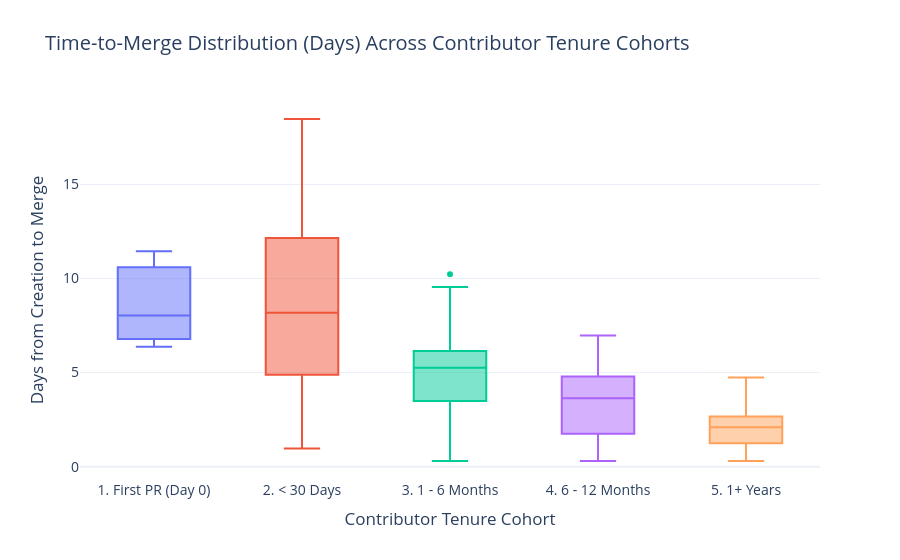

Notebook code cell kept with this figure:
### Markdown cell above
### 4. Turnaround Velocity: Time-to-Merge Distribution (Days)

Box plot showing the distribution of duration (in days) from pull request creation to merge across contributor tenure cohorts.
New-ish contributors typically experience longer review cycles compared to veterans.

### Code cell
merged_df = df[df["is_merged"]].sort_values("tenure_cohort")

fig_box = px.box(
    merged_df,
    x="tenure_cohort",
    y="merge_duration_days",
    color="tenure_cohort",
    points="outliers",
    title="Time-to-Merge Distribution (Days) Across Contributor Tenure Cohorts",
    labels={"tenure_cohort": "Tenure Cohort", "merge_duration_days": "Duration to Merge (Days)"},
    template="plotly_white"
)

fig_box.update_layout(
    xaxis_title="Contributor Tenure Cohort",
    yaxis_title="Days from Creation to Merge",
    font=dict(size=14),
    showlegend=False
)

fig_box.show()

### Figure 1 — Plotly figure (JSON) as saved in the notebook; plotly's stock layout.template omitted (floating-point values rounded to 4 significant figures)
{"data": [{"alignmentgroup": "True", "boxpoints": "outliers", "hovertemplate": "Tenure Cohort=%{x}<br>Duration to Merge (Days)=%{y}<extra></extra>", "legendgroup": "1. First PR (Day 0)", "marker": {"color": "#636efa"}, "name": "1. First PR (Day 0)", "notched": false, "offsetgroup": "1. First PR (Day 0)", "orientation": "v", "showlegend": true, "x": ["1. First PR (Day 0)", "1. First PR (Day 0)", "1. First PR (Day 0)"], "x0": " ", "xaxis": "x", "y": [8.038, 6.371, 11.45], "y0": " ", "yaxis": "y", "type": "box"}, {"alignmentgroup": "True", "boxpoints": "outliers", "hovertemplate": "Tenure Cohort=%{x}<br>Duration to Merge (Days)=%{y}<extra></extra>", "legendgroup": "2. < 30 Days", "marker": {"color": "#EF553B"}, "name": "2. < 30 Days", "notched": false, "offsetgroup": "2. < 30 Days", "orientation": "v", "showlegend": true, "x": ["2. < 30 Days", "2. < 30 Days", "2. < 30 Days", "2. < 30 Days", "2. < 30 Days", "2. < 30 Days", "2. < 30 Days", "2. < 30 Days", "2. < 30 Days", "2. < 30 Days", "2. < 30 Days", "2. < 30 Days", "2. < 30 Days", "2. < 30 Days", "2. < 30 Days", "2. < 30 Days", "2. < 30 Days", "2. < 30 Days", "2. < 30 Days", "2. < 30 Days", "2. < 30 Days", "2. < 30 Days", "2. < 30 Days", "2. < 30 Days", "2. < 30 Days", "2. < 30 Days", "2. < 30 Days", "2. < 30 Days", "2. < 30 Days", "2. < 30 Days", "2. < 30 Days", "2. < 30 Days", "2. < 30 Days", "2. < 30 Days", "2. < 30 Days", "2. < 30 Days", "2. < 30 Days", "2. < 30 Days", "2. < 30 Days", "2. < 30 Days", "2. < 30 Days", "2. < 30 Days", "2. < 30 Days", "2. < 30 Days", "2. < 30 Days", "2. < 30 Days", "2. < 30 Days", "2. < 30 Days", "2. < 30 Days", "2. < 30 Days", "2. < 30 Days", "2. < 30 Days", "2. < 30 Days", "2. < 30 Days", "2. < 30 Days", "2. < 30 Days", "2. < 30 Days", "2. < 30 Days", "2. < 30 Days", "2. < 30 Days", "2. < 30 Days", "2. < 30 Days", "2. < 30 Days", "2. < 30 Days", "2. < 30 Days", "2. < 30 Days", "2. < 30 Days", "2. < 30 Days", "2. < 30 Days", "2. < 30 Days", "2. < 30 Days", "2. < 30 Days", "2. < 30 Days", "2. < 30 Days", "2. < 30 Days", "2. < 30 Days", "2. < 30 Days", "2. < 30 Days", "2. < 30 Days", "2. < 30 Days", "2. < 30 Days", "2. < 30 Days", "2. < 30 Days", "2. < 30 Days", "2. < 30 Days", "2. < 30 Days", "2. < 30 Days", "2. < 30 Days", "2. < 30 Days", "2. < 30 Days", "2. < 30 Days", "2. < 30 Days", "2. < 30 Days", "2. < 30 Days", "2. < 30 Days", "2. < 30 Days", "2. < 30 Days", "2. < 30 Days", "2. < 30 Days", "2. < 30 Days", "2. < 30 Days", "2. < 30 Days", "2. < 30 Days", "2. < 30 Days", "2. < 30 Days", "2. < 30 Days", "2. < 30 Days", "2. < 30 Days", "2. < 30 Days", "2. < 30 Days", "2. < 30 Days", "2. < 30 Days"], "x0": " ", "xaxis": "x", "y": [11.42, 3.879, 16.33, 11.44, 12.75, 7.352, 8.704, 14.64, 14.3, 15.92, 9.955, 3.526, 18.48, 7.011, 16.94, 4.954, 11.57, 8.075, 12.06, 6.312, 16.49, 16.28, 13.47, 17.45, 0.9624, 4.562, 5.631, 4.094, 10.36, 12.06, 3.769, 3.987, 4.674, 6.881, 13.93, 10.77, 14.17, 12.9, 5.829, 5.808, 12.25, 9.009, 16.4, 7.121, 13.73, 14.52, 2.945, 2.9, 13.02, 14.22, 8.906, 8.984, 10.65, 13.94, 11.4, 14.21, 9.181, 7.683, 10.81, 12.94, 17.84, 15.45, 11.74, 3.683, 3.507, 6.769, 5.11, 6.609, 5.023, 4.836, 9.541, 2.565, 7.549, 3.255, 11.04, 11.4, 8.682, 3.738, 5.87, 6.12, 10.31, 5.834, 11.77, 4.889, 3.123, 4.662, 4.039, 8.295, 4.874, 4.15, 13.77, 5.405, 2.937, 6.198, 8.361, 1.139, 11.1, 13.03, 7.472, 4.165, 3.369, 3.666, 3.672, 9.037, 2.641, 6.363, 7.01, 13.65, 7.399, 6.672, 11.31, 6.009], "y0": " ", "yaxis": "y", "type": "box"}, {"alignmentgroup": "True", "boxpoints": "outliers", "hovertemplate": "Tenure Cohort=%{x}<br>Duration to Merge (Days)=%{y}<extra></extra>", "legendgroup": "3. 1 - 6 Months", "marker": {"color": "#00cc96"}, "name": "3. 1 - 6 Months", "notched": false, "offsetgroup": "3. 1 - 6 Months", "orientation": "v", "showlegend": true, "x": ["3. 1 - 6 Months", "3. 1 - 6 Months", "3. 1 - 6 Months", "3. 1 - 6 Months", "3. 1 - 6 Months", "3. 1 - 6 Months", "3. 1 - 6 Months", "3. 1 - 6 Months", "3. 1 - 6 Months", "3. 1 - 6 Months", "3. 1 - 6 Months", "3. 1 - 6 Months", "3. 1 - 6 Months", "3. 1 - 6 Months", "3. 1 - 6 Months", "3. 1 - 6 Months", "3. 1 - 6 Months", "3. 1 - 6 Months", "3. 1 - 6 Months", "3. 1 - 6 Months", "3. 1 - 6 Months", "3. 1 - 6 Months", "3. 1 - 6 Months", "3. 1 - 6 Months", "3. 1 - 6 Months", "3. 1 - 6 Months", "3. 1 - 6 Months", "3. 1 - 6 Months", "3. 1 - 6 Months", "3. 1 - 6 Months", "3. 1 - 6 Months", "3. 1 - 6 Months", "3. 1 - 6 Months", "3. 1 - 6 Months", "3. 1 - 6 Months", "3. 1 - 6 Months", "3. 1 - 6 Months", "3. 1 - 6 Months", "3. 1 - 6 Months", "3. 1 - 6 Months", "3. 1 - 6 Months", "3. 1 - 6 Months", "3. 1 - 6 Months", "3. 1 - 6 Months", "3. 1 - 6 Months", "3. 1 - 6 Months", "3. 1 - 6 Months", "3. 1 - 6 Months", "3. 1 - 6 Months", "3. 1 - 6 Months", "3. 1 - 6 Months", "3. 1 - 6 Months", "3. 1 - 6 Months", "3. 1 - 6 Months", "3. 1 - 6 Months", "3. 1 - 6 Months", "3. 1 - 6 Months", "3. 1 - 6 Months", "3. 1 - 6 Months", "3. 1 - 6 Months", "3. 1 - 6 Months", "3. 1 - 6 Months", "3. 1 - 6 Months", "3. 1 - 6 Months", "3. 1 - 6 Months", "3. 1 - 6 Months", "3. 1 - 6 Months", "3. 1 - 6 Months"], "x0": " ", "xaxis": "x", "y": [5.292, 3.094, 5.535, 7.637, 9.552, 5.444, 3.022, 0.3, 6.153, 4.103, 4.894, 5.799, 3.493, 5.683, 5.727, 3.738, 8.909, 6.184, 5.437, 5.611, 4.005, 6.149, 0.5198, 4.475, 5.6, 1.641, 6.612, 7.879, 1.697, 5.837, 6.873, 4.085, 6.581, 3.514, 5.273, 2.818, 4.237, 4.171, 3.178, 0.3, 2.038, 2.477, 5.816, 10.23, 8.226, 5.565, 5.249, 6.754, 4.596, 1.534, 2.038, 6.028, 5.262, 5.93, 3.824, 6.186, 3.619, 0.3, 8.087, 9.059, 2.695, 6.174, 3.498, 3.778, 1.275, 3.97, 7.394, 4.075], "y0": " ", "yaxis": "y", "type": "box"}, {"alignmentgroup": "True", "boxpoints": "outliers", "hovertemplate": "Tenure Cohort=%{x}<br>Duration to Merge (Days)=%{y}<extra></extra>", "legendgroup": "4. 6 - 12 Months", "marker": {"color": "#ab63fa"}, "name": "4. 6 - 12 Months", "notched": false, "offsetgroup": "4. 6 - 12 Months", "orientation": "v", "showlegend": true, "x": ["4. 6 - 12 Months", "4. 6 - 12 Months", "4. 6 - 12 Months", "4. 6 - 12 Months", "4. 6 - 12 Months", "4. 6 - 12 Months", "4. 6 - 12 Months", "4. 6 - 12 Months", "4. 6 - 12 Months", "4. 6 - 12 Months", "4. 6 - 12 Months", "4. 6 - 12 Months", "4. 6 - 12 Months", "4. 6 - 12 Months", "4. 6 - 12 Months", "4. 6 - 12 Months", "4. 6 - 12 Months", "4. 6 - 12 Months", "4. 6 - 12 Months", "4. 6 - 12 Months", "4. 6 - 12 Months", "4. 6 - 12 Months", "4. 6 - 12 Months", "4. 6 - 12 Months", "4. 6 - 12 Months", "4. 6 - 12 Months", "4. 6 - 12 Months", "4. 6 - 12 Months", "4. 6 - 12 Months", "4. 6 - 12 Months", "4. 6 - 12 Months", "4. 6 - 12 Months", "4. 6 - 12 Months", "4. 6 - 12 Months", "4. 6 - 12 Months", "4. 6 - 12 Months", "4. 6 - 12 Months", "4. 6 - 12 Months", "4. 6 - 12 Months", "4. 6 - 12 Months", "4. 6 - 12 Months", "4. 6 - 12 Months", "4. 6 - 12 Months", "4. 6 - 12 Months", "4. 6 - 12 Months", "4. 6 - 12 Months", "4. 6 - 12 Months", "4. 6 - 12 Months", "4. 6 - 12 Months", "4. 6 - 12 Months", "4. 6 - 12 Months", "4. 6 - 12 Months", "4. 6 - 12 Months", "4. 6 - 12 Months"], "x0": " ", "xaxis": "x", "y": [4.172, 4.118, 3.314, 3.836, 2.359, 0.5021, 1.43, 2.156, 2.719, 4.06, 2.394, 4.106, 2.363, 5.739, 0.8661, 2.732, 0.9838, 1.195, 5.05, 1.443, 6.097, 3.272, 6.036, 2.846, 1.568, 6.091, 5.327, 4.694, 0.4025, 5.417, 4.966, 4.605, 4.825, 2.483, 4.207, 5.789, 2.179, 4.651, 6.975, 4.794, 1.715, 0.3, 3.679, 4.379, 3.589, 4.734, 6.021, 4.081, 1.745, 1.088, 5.797, 1.105, 1.509, 2.487], "y0": " ", "yaxis": "y", "type": "box"}, {"alignmentgroup": "True", "boxpoints": "outliers", "hovertemplate": "Tenure Cohort=%{x}<br>Duration to Merge (Days)=%{y}<extra></extra>", "legendgroup": "5. 1+ Years", "marker": {"color": "#FFA15A"}, "name": "5. 1+ Years", "notched": false, "offsetgroup": "5. 1+ Years", "orientation": "v", "showlegend": true, "x": ["5. 1+ Years", "5. 1+ Years", "5. 1+ Years", "5. 1+ Years", "5. 1+ Years", "5. 1+ Years", "5. 1+ Years", "5. 1+ Years", "5. 1+ Years", "5. 1+ Years", "5. 1+ Years", "5. 1+ Years", "5. 1+ Years", "5. 1+ Years", "5. 1+ Years", "5. 1+ Years", "5. 1+ Years", "5. 1+ Years", "5. 1+ Years", "5. 1+ Years", "5. 1+ Years", "5. 1+ Years", "5. 1+ Years", "5. 1+ Years", "5. 1+ Years", "5. 1+ Years", "5. 1+ Years", "5. 1+ Years", "5. 1+ Years", "5. 1+ Years", "5. 1+ Years", "5. 1+ Years", "5. 1+ Years", "5. 1+ Years", "5. 1+ Years", "5. 1+ Years", "5. 1+ Years", "5. 1+ Years", "5. 1+ Years", "5. 1+ Years", "5. 1+ Years", "5. 1+ Years", "5. 1+ Years", "5. 1+ Years", "5. 1+ Years", "5. 1+ Years", "5. 1+ Years", "5. 1+ Years", "5. 1+ Years", "5. 1+ Years", "5. 1+ Years", "5. 1+ Years", "5. 1+ Years", "5. 1+ Years", "5. 1+ Years", "5. 1+ Years", "5. 1+ Years", "5. 1+ Years", "5. 1+ Years", "5. 1+ Years", "5. 1+ Years", "5. 1+ Years", "5. 1+ Years", "5. 1+ Years", "5. 1+ Years", "5. 1+ Years", "5. 1+ Years", "5. 1+ Years", "5. 1+ Years", "5. 1+ Years", "5. 1+ Years", "5. 1+ Years", "5. 1+ Years", "5. 1+ Years", "5. 1+ Years", "5. 1+ Years", "5. 1+ Years", "5. 1+ Years", "5. 1+ Years", "5. 1+ Years", "5. 1+ Years", "5. 1+ Years", "5. 1+ Years", "5. 1+ Years"], "x0": " ", "xaxis": "x", "y": [3.588, 2.685, 2.787, 1.729, 0.3795, 4.717, 4.744, 1.441, 2.43, 2.282, 2.219, 2.304, 3.149, 1.479, 0.3, 1.414, 3.374, 2.304, 2.036, 1.996, 1.706, 0.9148, 2.173, 1.506, 2.49, 4.729, 2.288, 0.9895, 2.119, 1.576, 1.021, 1.028, 1.636, 1.039, 2.682, 1.407, 3.03, 2.423, 0.6441, 0.3612, 1.115, 2.485, 2.157, 2.71, 1.667, 0.7035, 4.131, 2.812, 0.3, 2.539, 1.728, 4.351, 2.069, 3.299, 0.3712, 2.651, 0.3, 2.226, 1.364, 1.521, 2.382, 1.401, 2.064, 0.5739, 1.127, 1.713, 3.717, 3.253, 2.653, 0.91, 0.3, 2.953, 2.566, 3.179, 2.636, 0.9709, 2.715, 0.5953, 3.274, 2.414, 0.5588, 2.425, 1.554, 1.895], "y0": " ", "yaxis": "y", "type": "box"}], "layout": {"xaxis": {"anchor": "y", "domain": [0.0, 1.0], "title": {"text": "Contributor Tenure Cohort"}, "categoryorder": "array", "categoryarray": ["1. First PR (Day 0)", "2. < 30 Days", "3. 1 - 6 Months", "4. 6 - 12 Months", "5. 1+ Years"]}, "yaxis": {"anchor": "x", "domain": [0.0, 1.0], "title": {"text": "Days from Creation to Merge"}}, "legend": {"title": {"text": "Tenure Cohort"}, "tracegroupgap": 0}, "title": {"text": "Time-to-Merge Distribution (Days) Across Contributor Tenure Cohorts"}, "boxmode": "overlay", "font": {"size": 14}, "showlegend": false}}
